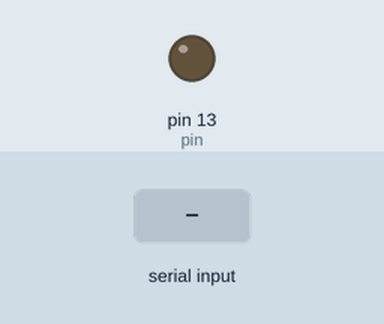
The sketch below on a simulated Arduino Uno, built with avr-gcc and run on an emulated ATmega328P. On the bench: output pins drawn as LEDs (lit = HIGH). The test bench sets the inputs (shaded band).

Above: at 1.2 s.
1.3 s: "encendido" received over Serial
At 2.8 s:
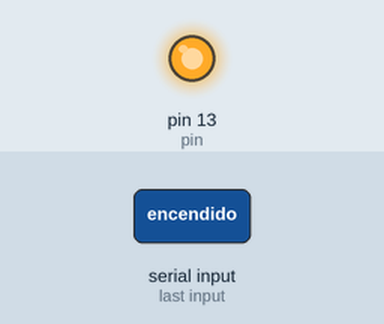
3.8 s: "1" received over Serial
At 5.6 s:
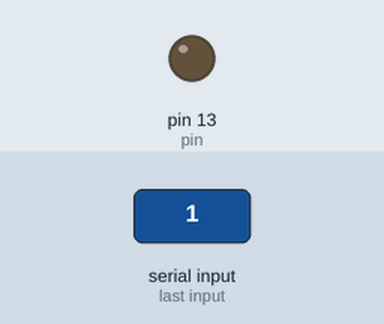
Timing chart, 0 to 7.1 s (numbered marks = the images above; inputs shaded):
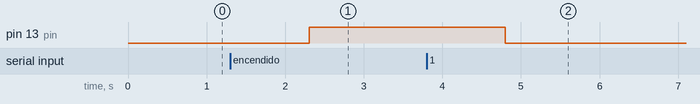

Measured:
- after the input at 1.3 s, pin 13 (pin): LOW → HIGH after 1.0 s
- after the input at 3.8 s, pin 13 (pin): HIGH → LOW after 1.0 s

The sketch:

A016_string_serial.ino
```cpp
/*
 * Uso de la clase String para leer cadenas con comunicacion Serial.
 * 2013. Arduino Gran Canaria.
 */

// Declaracion de variables
String cadena; // Variable de tipo String para leer de Serial
int pin = 13;

// Incializacion del sistema
void setup() {
  // Inicializar Serial
  Serial.begin(9600);
  pinMode(pin, OUTPUT);
}

// Bucle principal
void loop() {
  // Leer cadena desde Serial
  if (Serial.available()) {
    // Imprimir cadena en Serial
    cadena = Serial.readString();
    if (cadena == "encendido") {
      digitalWrite(pin,HIGH);
    }
    else {
      digitalWrite(pin,LOW);
    }
  }
}
```
